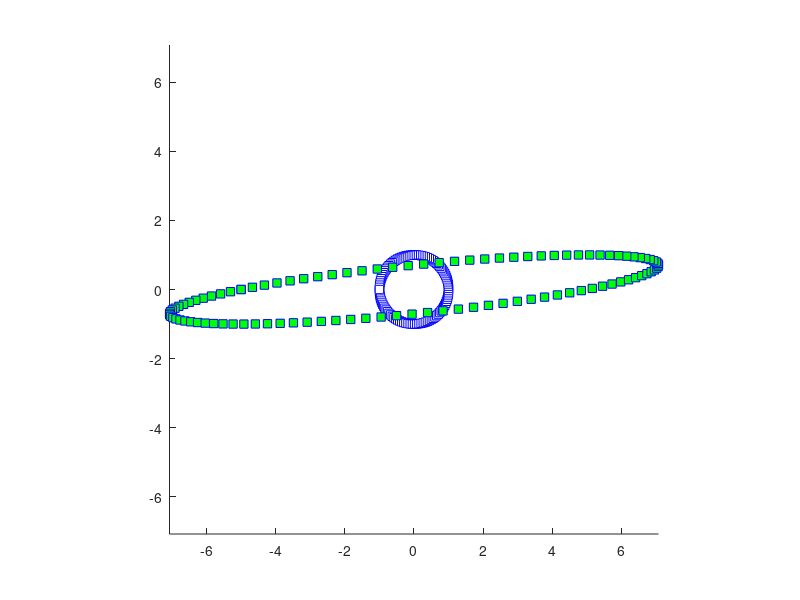

The MATLAB source for this figure:
% Generate XY coordinates for circle
r = 1;
th = 0:pi/100:2*pi;
xunit = r * cos(th);
yunit = r * sin(th);
%plot(xunit, yunit);

scalingMatrix=[1 0; 0 3];
coordMatrix = [ xunit; yunit];
scaledCoords = scalingMatrix * coordMatrix;  



% plot(coordMatrix(1,:),coordMatrix(2,:))
% plot(scaledCoords(1,:),scaledCoords(2,:))

% From the lecture

x = linspace(-pi, pi, 100);
xy = [cos(x); sin(x)]';

for i = -5:.25:5
    figure(1),clf;
    hold on
    T = [i 0; i 1];

    plot(xy(:,1),xy(:,2),'bs', 'markerfacecolor', 'w');

    newxy = xy * T;
    plot(newxy(:,1),newxy(:,2),'bs', 'markerfacecolor', 'g');
    axis([-1 1 -1 1] * max(abs([newxy(:); xy(:)])));
    axis square;
    pause(0.25);
end